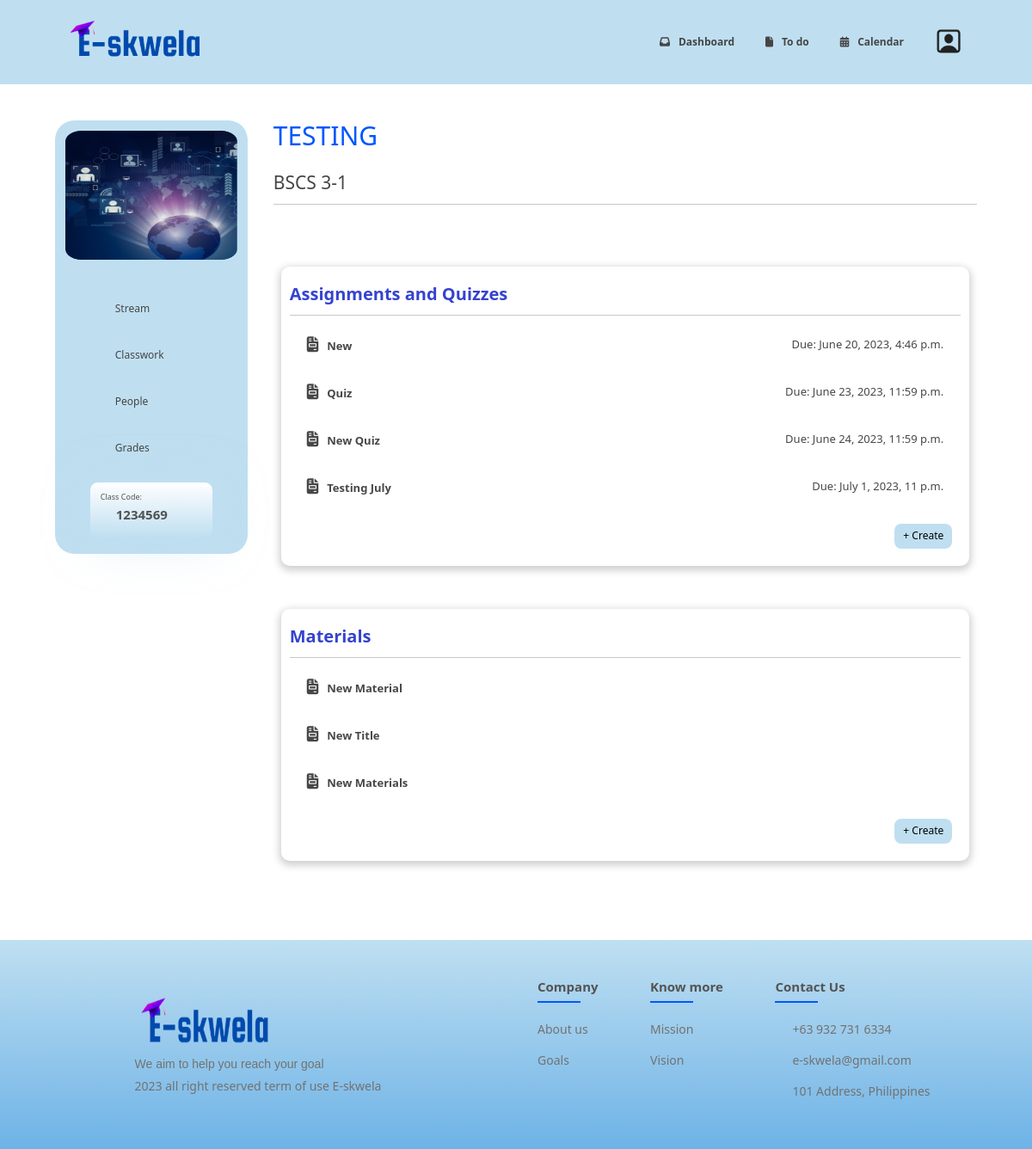
Page /instruct/classwork/8 on the committed database.
### educ_web/models.py (models this page shows, shortened)
class Course(models.Model):
    name = models.CharField(max_length=64)
    section = models.CharField(max_length=64, blank=True)
    course_code = models.CharField(max_length=64, null=True, blank=True)
    room = models.CharField(max_length=64, blank=True)
    banner = models.ImageField(upload_to="course/", blank=True) # if none then use the default course image
    classcode = models.CharField(max_length=10, null=True)
    instructor = models.ForeignKey(User, related_name="instruct_course", on_delete=models.CASCADE)
    students = models.ManyToManyField(User, related_name="enrolled", blank=True)

class Task(models.Model):
    CATEGORY = [
        ('ASSIGNMENT', 'Assignment'),
        ('QUIZ', 'Quiz'),
        ('MATERIAL', 'Material'),
    ]
    type = models.CharField(max_length=20, choices=CATEGORY)
    title = models.CharField(max_length=64)
    instruction = models.TextField()
    score = models.FloatField(null=True, blank=True)
    due_date_time = models.DateTimeField(null=True, blank=True)
    date_time = models.DateTimeField(auto_now_add=True, editable=False, null=True)
    course = models.ForeignKey(Course, related_name="task", null=True, on_delete=models.CASCADE)

### educ_web/views.py (the view)
# urls.py: path("instruct/classwork/<int:course_id>", views.instruct_classwork, name="instruct_classwork"),
def instruct_classwork(request, course_id):
    course = Course.objects.get(pk=course_id)
    task = course.task.all()
    category = Task.CATEGORY
    return render(request, 'main/I_course/I_course_classwork.html', {
        "course": course,
        "user": request.user,
        "task": task,
        "category": category,
    })

### educ_web/templates/main/I_course/I_course_classwork.html (shortened to what this page needs)
{% extends 'main/I_course/I_course_stream.html' %}
{% load static %}
{% block instruct_stream_course %}
    <div class="container" style="margin-top: 60px;">
        <div class="ass-container"
            style="padding: 10px; width: 100%; height: auto;  border-radius: 10px; box-shadow: 0 3px 10px 2px rgba(0, 0, 0, 0.2);">
            <h4 class="assquizheader">Assignments and Quizzes</h4>
            <hr>
            <div class="expand-content ">
                {% for work in task %}
                    {% if work.type != 'MATERIAL' %}
                        <div id="content-{{ work.id }}" class="expandable-content" onclick="expandDiv(this.id)">
                            <div class="ass-title" style="display: flex; justify-content: space-between;">
                                <p><i class="fa-sharp fa-solid fa-file-invoice"></i>{{ work.title | title }}</p>
                                <p class="Due" style="float: right; font-weight: 400; padding-right: 10px;">Due: {{ work.due_date_time }}</p>
                            </div>
                        </div>
                    {% endif %}
                {% endfor %}
            </div>
            <div class="ass-footer">
                <button type="button" class="btn btn-primary"
                    style="margin: 10px; border-color: transparent; font-size: 12px; background-color: #BFDFF1; color: #000; border-radius: 8px; "
                    data-bs-toggle="modal" data-bs-target="#assign-modal">+ Create</button>
            </div>
        </div>
        <div class="material-container"
            style="padding: 10px; width: 100%; height: auto; border-radius: 10px; margin: 50px 0 50px 0; box-shadow: 0 3px 10px 2px rgba(0, 0, 0, 0.2);">
            <h4 class="materialheader">Materials</h4>
            <hr>
            <div class="expand-content">
                {% for work in task %}
                    {% if work.type == 'MATERIAL' %}
                        <div id="content-{{ work.id }}" class="expandable-content" onclick="expandDiv(this.id)">
                            <div class="ass-title" style="display: flex; justify-content: space-between;">
                                <p><i class="fa-sharp fa-solid fa-file-invoice"></i>{{ work.title | title }}</p>
                            </div>
                        </div>
                    {% endif %}
                {% endfor %}
            </div>
            <div class="ass-footer">
                <button type="button" class="btn btn-primary"
                    style="margin: 10px; border-color: transparent; font-size: 12px; background-color: #BFDFF1; color: #000; border-radius: 8px;"
                    data-bs-toggle="modal" data-bs-target="#manual-modal">+ Create</button>
            </div>
        </div>
    </div>
{% endblock %}

### educ_web/templates/main/I_course/I_course_stream.html (shortened to what this page needs)
{% extends 'main/S_home/S_home.html' %}
{% load static %}
{% block script %}
    <link href="{% static 'I_course/I_course_stream.css' %}" rel="stylesheet">
    <link rel="stylesheet" href="https://cdn.jsdelivr.net/npm/flatpickr/dist/flatpickr.min.css">
    <link rel="stylesheet" href="https://cdnjs.cloudflare.com/ajax/libs/font-awesome/6.4.0/css/all.min.css">
{% endblock %}
{% block body %}
    <div class="indiv-course-external">
        <div class="indiv-course-internal">
            <div class="nav-course-container">
                <div class="course-image-container">
                    {% if course.banner %}
                        <img src="{{ course.banner.url }}" alt="Chosen Course Picture" class="main-course-img">
                    {% else %}
                        <img src="{% static 'images/d6.png' %}" alt="Chosen Course Picture" class="main-course-img">
                    {% endif %}
                </div>
                <div class="nav-pages-container">
                    <a href="{% url 'instruct_stream' course_id=course.id %}">
                        <div class="nav-pages-external-container">
                            <div class="nav-pages-internal-container">
                                <span class="icon-nav-pages-container">
                                </span>
                                <div class="nav-pages-main-text">
                                    Stream
                                </div>
                            </div>
                        </div>
                    </a>
                    <a href="{% url 'instruct_classwork' course_id=course.id %}">
                        <div class="nav-pages-external-container">
                            <div class="nav-pages-internal-container">
                                <span class="icon-nav-pages-container">
                                </span>
                                <div class="nav-pages-main-text">
                                    Classwork
                                </div>
                            </div>
                        </div>
                    </a>
                    <a href="{% url 'instruct_people' course_id=course.id %}">
                        <div class="nav-pages-external-container">
                            <div class="nav-pages-internal-container">
                                <span class="icon-nav-pages-container">
                                </span>
                                <div class="nav-pages-main-text">
                                    People
                                </div>
                            </div>
                        </div>
                    </a>
                    <a href="{% url 'instruct_mark' course_id=course.id %}">
                        <div class="nav-pages-external-container">
                            <div class="nav-pages-internal-container">
                                <span class="icon-nav-pages-container">
                                </span>
                                <div class="nav-pages-main-text">
                                    Grades
                                </div>
                            </div>
                        </div>
                    </a>
                    <div class="instruct-classcode-container">
                        <h5>
                            Class Code:
                        </h5>
                        <h1>
                            {{ course.classcode }}
                        </h1>
                    </div>
                </div>
            </div>
            <div class="course-body-container">
                <div class="course-heading-container">
                    <span class="course-main-title-heading">
                        {% if course.code %}
                            <h1>
                                {{ course.code | upper }} : {{ course.name | upper }}
                            </h1>
                        {% else %}
                            <h1>
                                {{ course.name | upper }}
                            </h1>
                        {% endif %}
                    </span>
                    <br/>
                    <span class="course-section-title-heading">
                        <h3>
                            {{ course.section | upper }}
                        </h3>
                    </span>
                    <hr>
                </div>
                {% block instruct_stream_course %}{% endblock %}
            </div>
        </div>
    </div>
{% endblock %}

### educ_web/static/footer/footer.css (style rules this page uses)
* { margin: 0; padding: 0; box-sizing: border-box; }
:root { --main-bg-color: #bfdff1; --main-font-color: #3443cf; --border-color: #1e1e1e; --button-disabled: #7d9dba; --table-border: 1vw; --blue: #0057FE; --lightblue: #BFDFF1; --white: #ffffffff; --gray: #454545; --lightgray: #877F7F; }
html { transition: all 200ms ease-in 0ms; font-size: 12px; }
html, body { margin: 0px; }

### educ_web/static/I_course/I_course_stream.css (style rules this page uses)
.indiv-course-external { display: block; margin: auto; min-height: 100vh; max-width: 93.75rem; }
.indiv-course-internal { display: flex; justify-content: center; height: 100%; width: 100%; padding: 3.5rem 2.188rem; }
.nav-course-container { border-radius: 1.875rem; max-height: 42rem; height: 42rem; width: 20rem; background-color: #BFDFF1; display: flex; flex-direction: column; }
.course-image-container { padding: 1rem; }
.main-course-img { width: 200px; height: 150px; margin-bottom: 1.5rem; }
.nav-pages-container { display: flex; flex-direction: column; }
.nav-pages-container > a { text-decoration: none; }
.nav-pages-external-container { height: 100%; width: 100%; margin-bottom: 1rem; border-top-left-radius: 1.875rem; border-bottom-left-radius: 1.875rem; position: relative; }
.nav-pages-internal-container { height: 100%; width: 100%; display: flex; padding: 1rem; }
.icon-nav-pages-container { width: 20%; display: flex; justify-content: center; align-items: center; color: #454545; }
.nav-pages-main-text { width: 80%; margin: auto; padding-left: 1.5rem; color: #454545; }
.instruct-classcode-container { background: linear-gradient(#FFFFFF, #BFDFF1); border-radius: 15px; border: 1px solid #BFDFF1; box-shadow: 4px 4px 50px 2px rgba(191, 223, 241, 0.5); border-radius: 10px; color: #525252; max-width: 12rem; width: 12rem; padding: 1rem; margin: 1rem auto; }
.instruct-classcode-container h1 { font-size: 1.25rem; margin-left: 1.5rem; font-weight: 600; }
.instruct-classcode-container h5 { font-size: 0.75rem; }
.course-body-container { height: 100%; width: calc(100% - 15rem); margin-left: 2.5rem; display: flex; flex-direction: column; }
.course-heading-container { z-index: -1; }
.course-main-title-heading { color: #0057FE; align-items: flex-start; }
.course-section-title-heading { color: #454545; }
.assquizheader, .materialheader { padding-top: 10px; padding-bottom: 0; color: #3443CF; font-weight: bold; font-size: 20px; }
.expand-content { align-items: center; justify-content: center; }
.expandable-content { background-color: #fff; height: 45px; margin: 10px; cursor: pointer; color: #474747; border-radius: 12px; padding-top: 12px; padding-left: 10px; }
.expandable-content p { font-size: 13px; font-weight: bold; }
.expandable-content i { margin-right: 10px; font-size: 18px; }
.ass-footer { display: flex; justify-content: flex-end; align-items: flex-end; }
.ass-footer button { margin: 0; position: relative; }
:root { --main-bg-color: #bfdff1; --main-font-color: #3443cf; --border-color: #1e1e1e; --button-disabled: #7d9dba; --table-border: 1vw; }
html { transition: all 200ms ease-in 0ms; font-size: 12px; font-family: 'Quicksand', sans-serif; }
html, body { margin: 0px; }
* { margin: 0; }

### rows in the picture
Course: classcode "1234569", name "TESTING", section "BSCS 3-1"
Task: title "New", due_date_time "June 20, 2023, 4:46 p.m."
Task: title "Quiz", due_date_time "June 23, 2023, 11:59 p.m."
Task: title "New Quiz", due_date_time "June 24, 2023, 11:59 p.m."
Task: title "Testing July", due_date_time "July 1, 2023, 11 p.m."
Task: title "New Material"
Task: title "New Title"
Task: title "New Materials"
